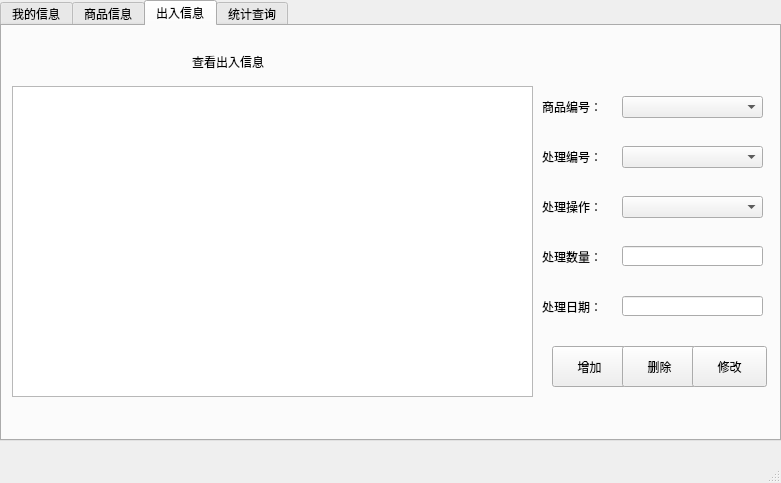
<?xml version="1.0" encoding="UTF-8"?>
<ui version="4.0">
 <class>op_interface</class>
 <widget class="QMainWindow" name="op_interface">
  <property name="geometry">
   <rect>
    <x>0</x>
    <y>0</y>
    <width>781</width>
    <height>483</height>
   </rect>
  </property>
  <property name="windowTitle">
   <string> 操作员界面</string>
  </property>
  <widget class="QWidget" name="centralwidget">
   <widget class="QTabWidget" name="locate">
    <property name="geometry">
     <rect>
      <x>0</x>
      <y>0</y>
      <width>781</width>
      <height>441</height>
     </rect>
    </property>
    <property name="styleSheet">
     <string notr="true">font: 11pt &quot;微软雅黑&quot;;</string>
    </property>
    <property name="currentIndex">
     <number>2</number>
    </property>
    <widget class="QWidget" name="tab_5">
     <attribute name="title">
      <string>我的信息</string>
     </attribute>
     <widget class="QLabel" name="label">
      <property name="geometry">
       <rect>
        <x>10</x>
        <y>10</y>
        <width>121</width>
        <height>41</height>
       </rect>
      </property>
      <property name="styleSheet">
       <string notr="true">font: 16pt &quot;微软雅黑&quot;;</string>
      </property>
      <property name="text">
       <string>操作员信息：</string>
      </property>
     </widget>
     <widget class="QLabel" name="label_2">
      <property name="geometry">
       <rect>
        <x>70</x>
        <y>60</y>
        <width>54</width>
        <height>21</height>
       </rect>
      </property>
      <property name="text">
       <string>编号：</string>
      </property>
     </widget>
     <widget class="QLabel" name="label_3">
      <property name="geometry">
       <rect>
        <x>70</x>
        <y>100</y>
        <width>54</width>
        <height>21</height>
       </rect>
      </property>
      <property name="text">
       <string>姓名：</string>
      </property>
     </widget>
     <widget class="QLabel" name="label_4">
      <property name="geometry">
       <rect>
        <x>40</x>
        <y>140</y>
        <width>81</width>
        <height>21</height>
       </rect>
      </property>
      <property name="text">
       <string>所属仓库：</string>
      </property>
     </widget>
     <widget class="QLineEdit" name="op_code">
      <property name="geometry">
       <rect>
        <x>130</x>
        <y>60</y>
        <width>161</width>
        <height>20</height>
       </rect>
      </property>
      <property name="readOnly">
       <bool>true</bool>
      </property>
     </widget>
     <widget class="QLineEdit" name="op_name">
      <property name="geometry">
       <rect>
        <x>130</x>
        <y>100</y>
        <width>161</width>
        <height>20</height>
       </rect>
      </property>
     </widget>
     <widget class="QLineEdit" name="op_stor_code">
      <property name="geometry">
       <rect>
        <x>130</x>
        <y>140</y>
        <width>161</width>
        <height>20</height>
       </rect>
      </property>
      <property name="readOnly">
       <bool>true</bool>
      </property>
     </widget>
     <widget class="QLineEdit" name="cur_pwd">
      <property name="geometry">
       <rect>
        <x>130</x>
        <y>270</y>
        <width>141</width>
        <height>20</height>
       </rect>
      </property>
      <property name="echoMode">
       <enum>QLineEdit::PasswordEchoOnEdit</enum>
      </property>
     </widget>
     <widget class="QLineEdit" name="new_pwd">
      <property name="geometry">
       <rect>
        <x>130</x>
        <y>300</y>
        <width>141</width>
        <height>20</height>
       </rect>
      </property>
      <property name="echoMode">
       <enum>QLineEdit::PasswordEchoOnEdit</enum>
      </property>
     </widget>
     <widget class="QLineEdit" name="con_pwd">
      <property name="geometry">
       <rect>
        <x>130</x>
        <y>330</y>
        <width>141</width>
        <height>20</height>
       </rect>
      </property>
      <property name="echoMode">
       <enum>QLineEdit::PasswordEchoOnEdit</enum>
      </property>
     </widget>
     <widget class="QLabel" name="label_5">
      <property name="geometry">
       <rect>
        <x>40</x>
        <y>270</y>
        <width>71</width>
        <height>21</height>
       </rect>
      </property>
      <property name="text">
       <string>当前密码：</string>
      </property>
     </widget>
     <widget class="QLabel" name="label_6">
      <property name="geometry">
       <rect>
        <x>40</x>
        <y>300</y>
        <width>71</width>
        <height>16</height>
       </rect>
      </property>
      <property name="text">
       <string>修改密码：</string>
      </property>
     </widget>
     <widget class="QLabel" name="label_7">
      <property name="geometry">
       <rect>
        <x>40</x>
        <y>330</y>
        <width>71</width>
        <height>21</height>
       </rect>
      </property>
      <property name="text">
       <string>确认密码：</string>
      </property>
     </widget>
     <widget class="Line" name="line">
      <property name="geometry">
       <rect>
        <x>379</x>
        <y>0</y>
        <width>31</width>
        <height>411</height>
       </rect>
      </property>
      <property name="orientation">
       <enum>Qt::Vertical</enum>
      </property>
     </widget>
     <widget class="QPushButton" name="op_passwd_change">
      <property name="geometry">
       <rect>
        <x>130</x>
        <y>360</y>
        <width>75</width>
        <height>41</height>
       </rect>
      </property>
      <property name="text">
       <string>密码修改</string>
      </property>
     </widget>
     <widget class="QPushButton" name="op_info_change">
      <property name="geometry">
       <rect>
        <x>130</x>
        <y>170</y>
        <width>71</width>
        <height>41</height>
       </rect>
      </property>
      <property name="text">
       <string>信息修改</string>
      </property>
     </widget>
     <widget class="QLabel" name="label_8">
      <property name="geometry">
       <rect>
        <x>10</x>
        <y>220</y>
        <width>101</width>
        <height>41</height>
       </rect>
      </property>
      <property name="styleSheet">
       <string notr="true">font: 16pt &quot;微软雅黑&quot;;</string>
      </property>
      <property name="text">
       <string>密码修改：</string>
      </property>
     </widget>
     <widget class="QPushButton" name="exit">
      <property name="geometry">
       <rect>
        <x>220</x>
        <y>170</y>
        <width>71</width>
        <height>41</height>
       </rect>
      </property>
      <property name="text">
       <string>退出</string>
      </property>
     </widget>
     <widget class="QLineEdit" name="stor_name">
      <property name="geometry">
       <rect>
        <x>560</x>
        <y>150</y>
        <width>141</width>
        <height>20</height>
       </rect>
      </property>
      <property name="text">
       <string/>
      </property>
     </widget>
     <widget class="QLabel" name="label_20">
      <property name="geometry">
       <rect>
        <x>470</x>
        <y>100</y>
        <width>71</width>
        <height>21</height>
       </rect>
      </property>
      <property name="text">
       <string>仓库编号：</string>
      </property>
     </widget>
     <widget class="QPushButton" name="stor_alter">
      <property name="geometry">
       <rect>
        <x>560</x>
        <y>290</y>
        <width>75</width>
        <height>41</height>
       </rect>
      </property>
      <property name="text">
       <string>修改</string>
      </property>
     </widget>
     <widget class="QLabel" name="label_19">
      <property name="geometry">
       <rect>
        <x>470</x>
        <y>250</y>
        <width>71</width>
        <height>21</height>
       </rect>
      </property>
      <property name="text">
       <string>联系方式：</string>
      </property>
     </widget>
     <widget class="QLineEdit" name="phone_num">
      <property name="geometry">
       <rect>
        <x>560</x>
        <y>250</y>
        <width>141</width>
        <height>20</height>
       </rect>
      </property>
      <property name="text">
       <string/>
      </property>
     </widget>
     <widget class="QLabel" name="label_15">
      <property name="geometry">
       <rect>
        <x>470</x>
        <y>150</y>
        <width>71</width>
        <height>21</height>
       </rect>
      </property>
      <property name="text">
       <string>仓库名称：</string>
      </property>
     </widget>
     <widget class="QLineEdit" name="stor_code">
      <property name="geometry">
       <rect>
        <x>560</x>
        <y>100</y>
        <width>141</width>
        <height>20</height>
       </rect>
      </property>
      <property name="text">
       <string/>
      </property>
      <property name="readOnly">
       <bool>true</bool>
      </property>
     </widget>
     <widget class="QLabel" name="label_16">
      <property name="geometry">
       <rect>
        <x>410</x>
        <y>20</y>
        <width>161</width>
        <height>31</height>
       </rect>
      </property>
      <property name="styleSheet">
       <string notr="true">font: 16pt &quot;微软雅黑&quot;;</string>
      </property>
      <property name="text">
       <string>查看仓库信息：</string>
      </property>
     </widget>
     <widget class="QLabel" name="label_18">
      <property name="geometry">
       <rect>
        <x>470</x>
        <y>200</y>
        <width>71</width>
        <height>21</height>
       </rect>
      </property>
      <property name="text">
       <string>仓库位置：</string>
      </property>
     </widget>
     <widget class="QLineEdit" name="locate_2">
      <property name="geometry">
       <rect>
        <x>560</x>
        <y>200</y>
        <width>141</width>
        <height>20</height>
       </rect>
      </property>
      <property name="text">
       <string/>
      </property>
     </widget>
    </widget>
    <widget class="QWidget" name="tab">
     <attribute name="title">
      <string>商品信息</string>
     </attribute>
     <widget class="QComboBox" name="goods_code">
      <property name="geometry">
       <rect>
        <x>620</x>
        <y>70</y>
        <width>141</width>
        <height>22</height>
       </rect>
      </property>
     </widget>
     <widget class="QLabel" name="label_9">
      <property name="geometry">
       <rect>
        <x>180</x>
        <y>20</y>
        <width>161</width>
        <height>31</height>
       </rect>
      </property>
      <property name="styleSheet">
       <string notr="true">font: 16pt &quot;微软雅黑&quot;;</string>
      </property>
      <property name="text">
       <string>查看商品信息</string>
      </property>
     </widget>
     <widget class="QLabel" name="label_10">
      <property name="geometry">
       <rect>
        <x>540</x>
        <y>70</y>
        <width>71</width>
        <height>21</height>
       </rect>
      </property>
      <property name="text">
       <string>商品编号：</string>
      </property>
     </widget>
     <widget class="QLabel" name="label_11">
      <property name="geometry">
       <rect>
        <x>540</x>
        <y>120</y>
        <width>71</width>
        <height>21</height>
       </rect>
      </property>
      <property name="text">
       <string>商品名称：</string>
      </property>
     </widget>
     <widget class="QLabel" name="label_12">
      <property name="geometry">
       <rect>
        <x>540</x>
        <y>170</y>
        <width>71</width>
        <height>21</height>
       </rect>
      </property>
      <property name="text">
       <string>商品类型：</string>
      </property>
     </widget>
     <widget class="QLineEdit" name="goods_name">
      <property name="geometry">
       <rect>
        <x>620</x>
        <y>120</y>
        <width>141</width>
        <height>20</height>
       </rect>
      </property>
     </widget>
     <widget class="QLineEdit" name="goods_type">
      <property name="geometry">
       <rect>
        <x>620</x>
        <y>170</y>
        <width>141</width>
        <height>20</height>
       </rect>
      </property>
     </widget>
     <widget class="QLineEdit" name="num_units">
      <property name="geometry">
       <rect>
        <x>620</x>
        <y>220</y>
        <width>141</width>
        <height>20</height>
       </rect>
      </property>
     </widget>
     <widget class="QLabel" name="label_13">
      <property name="geometry">
       <rect>
        <x>540</x>
        <y>220</y>
        <width>71</width>
        <height>21</height>
       </rect>
      </property>
      <property name="text">
       <string>数量单位：</string>
      </property>
     </widget>
     <widget class="QLabel" name="label_14">
      <property name="geometry">
       <rect>
        <x>540</x>
        <y>270</y>
        <width>71</width>
        <height>21</height>
       </rect>
      </property>
      <property name="text">
       <string>厂商名称：</string>
      </property>
     </widget>
     <widget class="QLineEdit" name="factory">
      <property name="geometry">
       <rect>
        <x>620</x>
        <y>270</y>
        <width>141</width>
        <height>20</height>
       </rect>
      </property>
     </widget>
     <widget class="QPushButton" name="goods_add">
      <property name="geometry">
       <rect>
        <x>550</x>
        <y>320</y>
        <width>75</width>
        <height>41</height>
       </rect>
      </property>
      <property name="text">
       <string>增加</string>
      </property>
     </widget>
     <widget class="QPushButton" name="goods_delete">
      <property name="geometry">
       <rect>
        <x>620</x>
        <y>320</y>
        <width>75</width>
        <height>41</height>
       </rect>
      </property>
      <property name="text">
       <string>删除</string>
      </property>
     </widget>
     <widget class="QPushButton" name="goods_alter">
      <property name="geometry">
       <rect>
        <x>690</x>
        <y>320</y>
        <width>75</width>
        <height>41</height>
       </rect>
      </property>
      <property name="text">
       <string>修改</string>
      </property>
     </widget>
     <widget class="QTableView" name="info_goods">
      <property name="geometry">
       <rect>
        <x>10</x>
        <y>60</y>
        <width>521</width>
        <height>311</height>
       </rect>
      </property>
     </widget>
    </widget>
    <widget class="QWidget" name="tab_3">
     <attribute name="title">
      <string>出入信息</string>
     </attribute>
     <widget class="QPushButton" name="record_add">
      <property name="geometry">
       <rect>
        <x>550</x>
        <y>320</y>
        <width>75</width>
        <height>41</height>
       </rect>
      </property>
      <property name="text">
       <string>增加</string>
      </property>
     </widget>
     <widget class="QLabel" name="label_17">
      <property name="geometry">
       <rect>
        <x>540</x>
        <y>170</y>
        <width>71</width>
        <height>21</height>
       </rect>
      </property>
      <property name="text">
       <string>处理操作：</string>
      </property>
     </widget>
     <widget class="QLabel" name="label_21">
      <property name="geometry">
       <rect>
        <x>190</x>
        <y>20</y>
        <width>141</width>
        <height>31</height>
       </rect>
      </property>
      <property name="styleSheet">
       <string notr="true">font: 16pt &quot;微软雅黑&quot;;</string>
      </property>
      <property name="text">
       <string>查看出入信息</string>
      </property>
     </widget>
     <widget class="QLineEdit" name="date">
      <property name="geometry">
       <rect>
        <x>620</x>
        <y>270</y>
        <width>141</width>
        <height>20</height>
       </rect>
      </property>
     </widget>
     <widget class="QComboBox" name="op_goods_code">
      <property name="geometry">
       <rect>
        <x>620</x>
        <y>70</y>
        <width>141</width>
        <height>22</height>
       </rect>
      </property>
     </widget>
     <widget class="QLineEdit" name="op_amount">
      <property name="geometry">
       <rect>
        <x>620</x>
        <y>220</y>
        <width>141</width>
        <height>20</height>
       </rect>
      </property>
     </widget>
     <widget class="QLabel" name="label_23">
      <property name="geometry">
       <rect>
        <x>540</x>
        <y>270</y>
        <width>71</width>
        <height>21</height>
       </rect>
      </property>
      <property name="text">
       <string>处理日期：</string>
      </property>
     </widget>
     <widget class="QLabel" name="label_24">
      <property name="geometry">
       <rect>
        <x>540</x>
        <y>220</y>
        <width>71</width>
        <height>21</height>
       </rect>
      </property>
      <property name="text">
       <string>处理数量：</string>
      </property>
     </widget>
     <widget class="QLabel" name="label_25">
      <property name="geometry">
       <rect>
        <x>540</x>
        <y>70</y>
        <width>71</width>
        <height>21</height>
       </rect>
      </property>
      <property name="text">
       <string>商品编号：</string>
      </property>
     </widget>
     <widget class="QComboBox" name="op_type">
      <property name="geometry">
       <rect>
        <x>620</x>
        <y>170</y>
        <width>141</width>
        <height>22</height>
       </rect>
      </property>
      <item>
       <property name="text">
        <string/>
       </property>
      </item>
      <item>
       <property name="text">
        <string>入库</string>
       </property>
      </item>
      <item>
       <property name="text">
        <string>出库</string>
       </property>
      </item>
     </widget>
     <widget class="QPushButton" name="record_delete">
      <property name="geometry">
       <rect>
        <x>620</x>
        <y>320</y>
        <width>75</width>
        <height>41</height>
       </rect>
      </property>
      <property name="text">
       <string>删除</string>
      </property>
     </widget>
     <widget class="QPushButton" name="record_alter">
      <property name="geometry">
       <rect>
        <x>690</x>
        <y>320</y>
        <width>75</width>
        <height>41</height>
       </rect>
      </property>
      <property name="text">
       <string>修改</string>
      </property>
     </widget>
     <widget class="QTableView" name="info_record">
      <property name="geometry">
       <rect>
        <x>10</x>
        <y>60</y>
        <width>521</width>
        <height>311</height>
       </rect>
      </property>
     </widget>
     <widget class="QComboBox" name="op_num">
      <property name="geometry">
       <rect>
        <x>620</x>
        <y>120</y>
        <width>141</width>
        <height>22</height>
       </rect>
      </property>
     </widget>
     <widget class="QLabel" name="label_84">
      <property name="geometry">
       <rect>
        <x>540</x>
        <y>120</y>
        <width>71</width>
        <height>21</height>
       </rect>
      </property>
      <property name="text">
       <string>处理编号：</string>
      </property>
     </widget>
    </widget>
    <widget class="QWidget" name="tab_4">
     <attribute name="title">
      <string>统计查询</string>
     </attribute>
     <widget class="QTableView" name="info_stat">
      <property name="geometry">
       <rect>
        <x>10</x>
        <y>60</y>
        <width>521</width>
        <height>311</height>
       </rect>
      </property>
     </widget>
     <widget class="QLabel" name="label_26">
      <property name="geometry">
       <rect>
        <x>200</x>
        <y>20</y>
        <width>141</width>
        <height>31</height>
       </rect>
      </property>
      <property name="styleSheet">
       <string notr="true">font: 16pt &quot;微软雅黑&quot;;</string>
      </property>
      <property name="text">
       <string>报表信息</string>
      </property>
     </widget>
     <widget class="QComboBox" name="stat_goods_code">
      <property name="geometry">
       <rect>
        <x>620</x>
        <y>70</y>
        <width>141</width>
        <height>22</height>
       </rect>
      </property>
     </widget>
     <widget class="QLineEdit" name="stat_num_units">
      <property name="geometry">
       <rect>
        <x>620</x>
        <y>270</y>
        <width>141</width>
        <height>20</height>
       </rect>
      </property>
     </widget>
     <widget class="QLineEdit" name="stat_goods_name">
      <property name="geometry">
       <rect>
        <x>620</x>
        <y>120</y>
        <width>141</width>
        <height>20</height>
       </rect>
      </property>
     </widget>
     <widget class="QLabel" name="label_79">
      <property name="geometry">
       <rect>
        <x>540</x>
        <y>270</y>
        <width>71</width>
        <height>21</height>
       </rect>
      </property>
      <property name="text">
       <string>商品单位：</string>
      </property>
     </widget>
     <widget class="QLabel" name="label_80">
      <property name="geometry">
       <rect>
        <x>540</x>
        <y>170</y>
        <width>71</width>
        <height>21</height>
       </rect>
      </property>
      <property name="text">
       <string>商品类型：</string>
      </property>
     </widget>
     <widget class="QLabel" name="label_81">
      <property name="geometry">
       <rect>
        <x>540</x>
        <y>220</y>
        <width>71</width>
        <height>21</height>
       </rect>
      </property>
      <property name="text">
       <string>商品数量：</string>
      </property>
     </widget>
     <widget class="QLabel" name="label_82">
      <property name="geometry">
       <rect>
        <x>540</x>
        <y>70</y>
        <width>71</width>
        <height>21</height>
       </rect>
      </property>
      <property name="text">
       <string>商品编号：</string>
      </property>
     </widget>
     <widget class="QLineEdit" name="stat_goods_amount">
      <property name="geometry">
       <rect>
        <x>620</x>
        <y>220</y>
        <width>141</width>
        <height>20</height>
       </rect>
      </property>
     </widget>
     <widget class="QLabel" name="label_83">
      <property name="geometry">
       <rect>
        <x>540</x>
        <y>120</y>
        <width>71</width>
        <height>21</height>
       </rect>
      </property>
      <property name="text">
       <string>商品名称：</string>
      </property>
     </widget>
     <widget class="QLineEdit" name="stat_goods_type">
      <property name="geometry">
       <rect>
        <x>620</x>
        <y>170</y>
        <width>141</width>
        <height>20</height>
       </rect>
      </property>
     </widget>
     <widget class="QPushButton" name="select">
      <property name="geometry">
       <rect>
        <x>620</x>
        <y>320</y>
        <width>81</width>
        <height>41</height>
       </rect>
      </property>
      <property name="text">
       <string>查询</string>
      </property>
     </widget>
    </widget>
   </widget>
  </widget>
  <widget class="QMenuBar" name="menubar">
   <property name="geometry">
    <rect>
     <x>0</x>
     <y>0</y>
     <width>781</width>
     <height>23</height>
    </rect>
   </property>
  </widget>
  <widget class="QStatusBar" name="statusbar"/>
 </widget>
 <resources/>
 <connections/>
</ui>
